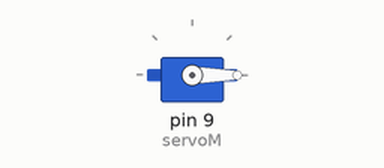
Simulated run of this sketch. Board: Arduino Uno, built with avr-gcc and run on an emulated ATmega328P. On the bench: servo.

Above: at 0.1 s.
At 9.85 s:
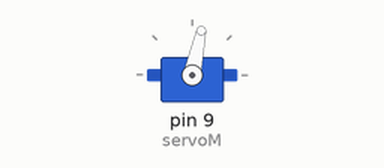
At 21.2 s:
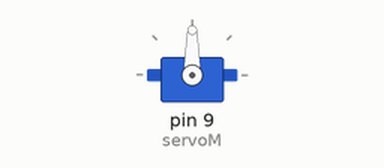
At 38.17 s:
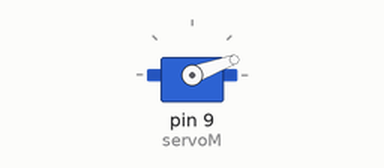
Timing chart, 0 to 40.0 s (numbered marks = the images above):
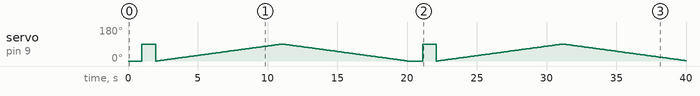

Measured:
- by itself, servo on pin 9 (servoM): 0° → 90° at 1.0 s, → 0° 1.0 s later, → 1° 0.10 s later, → 2° 0.10 s later, … (362 changes in this stretch)

The sketch:

Servo.ino
```cpp
  #include <Servo.h>

Servo servoM; //Creacion de un objeto de tipo Servo, incluido en la libreria Servo.h

void setup() {
  // put your setup code here, to run once:
  Serial.begin(9600);

  servoM.attach(9);
}

void loop() {
  // put your main code here, to run repeatedly:
  servoM.write(0);
  delay(1000);

  servoM.write(90);
  delay(1000);


  //Servo a pasos
  for(int i=0; i<90; i++){
    servoM.write(i);
    delay(100);
  }
  for(int i=90; i>=0; i--){
    servoM.write(i);
    delay(100);
  }
}
```
